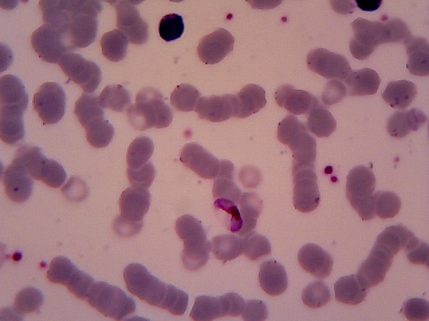
#> input picture FG.png, 429 x 321 px, shrunk from 1280 x 960 before the run
$ jupyter execute 'Script Pertemuan Minggu 2.ipynb'
#> lines starting #> are read from the running program, lines starting #| are printed output that depends on the picture; long printed decimals are rounded
[cell 1]
# ==========================================
# Menampilkan komponen R, G, B (grayscale)
# ==========================================

import cv2
import matplotlib.pyplot as plt

# --- Tentukan path/nama file gambar ---
filename = "FG.png"  # Ganti dengan nama file gambar Anda

img = cv2.imread(filename)  # default BGR
#> img is the input picture: shape (321, 429, 3); mean B, G, R 125.4, 114.3, 157.2
img = cv2.cvtColor(img, cv2.COLOR_BGR2RGB)  # konversi ke RGB
print("File berhasil dibaca:", filename)

# --- Pisahkan channel ---
R, G, B = cv2.split(img)

# --- Tampilkan hasil ---
plt.figure(figsize=(12,6))

plt.subplot(1,4,1)
plt.imshow(img)
plt.title("Original")
plt.axis("off")

plt.subplot(1,4,2)
plt.imshow(R, cmap="gray")
plt.title("Red component")
plt.axis("off")

plt.subplot(1,4,3)
plt.imshow(G, cmap="gray")
plt.title("Green component")
plt.axis("off")

plt.subplot(1,4,4)
plt.imshow(B, cmap="gray")
plt.title("Blue component")
plt.axis("off")

plt.show()

[cell 2]
# ======================================================
# Menampilkan komponen R, G, B dan C, M, Y, K (grayscale)
# ======================================================

import cv2
import matplotlib.pyplot as plt
import numpy as np

# --- Upload file gambar ---
filename = "FG.png"  # Ganti dengan nama file gambar Anda

# --- Baca gambar ---
img = cv2.imread(filename)  # default BGR
img = cv2.cvtColor(img, cv2.COLOR_BGR2RGB)  # konversi ke RGB

# --- Pisahkan channel RGB ---
R, G, B = cv2.split(img)

# --- Konversi ke CMYK ---
# Normalisasi ke [0,1]
r_ = R.astype(float) / 255.0
g_ = G.astype(float) / 255.0
b_ = B.astype(float) / 255.0

# Hitung komponen C, M, Y, K
K = 1 - np.max([r_, g_, b_], axis=0)
C = (1 - r_ - K) / (1 - K + 1e-8)  # +1e-8 untuk hindari pembagian nol
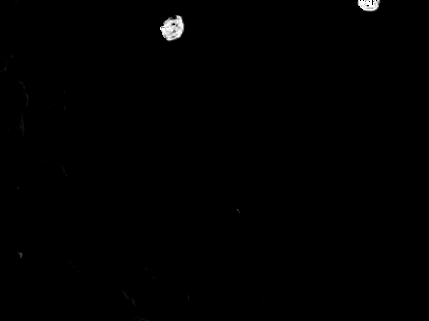
#> C: shape (321, 429) float64; min 0, max 1, mean 0.0039
M = (1 - g_ - K) / (1 - K + 1e-8)
Y = (1 - b_ - K) / (1 - K + 1e-8)
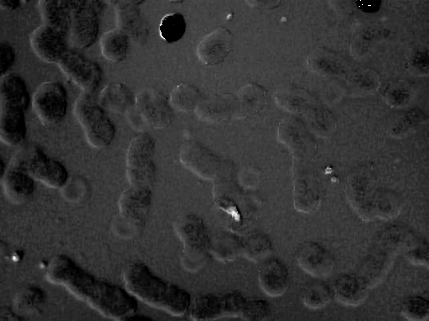
#> Y: shape (321, 429) float64; min 0, max 1, mean 0.197

# Skala kembali ke [0,255]
C = (C * 255).astype(np.uint8)
M = (M * 255).astype(np.uint8)
Y = (Y * 255).astype(np.uint8)
K = (K * 255).astype(np.uint8)

# --- Tampilkan hasil ---
plt.figure(figsize=(15,8))

# Gambar asli
plt.subplot(2,4,1)
plt.imshow(img)
plt.title("Original")
plt.axis("off")

# Komponen RGB
plt.subplot(2,4,2)
plt.imshow(R, cmap="gray")
plt.title("Red (R)")
plt.axis("off")

plt.subplot(2,4,3)
plt.imshow(G, cmap="gray")
plt.title("Green (G)")
plt.axis("off")

plt.subplot(2,4,4)
plt.imshow(B, cmap="gray")
plt.title("Blue (B)")
plt.axis("off")

# Komponen CMYK
plt.subplot(2,4,5)
plt.imshow(C, cmap="gray")
plt.title("Cyan (C)")
plt.axis("off")

plt.subplot(2,4,6)
plt.imshow(M, cmap="gray")
plt.title("Magenta (M)")
plt.axis("off")

plt.subplot(2,4,7)
plt.imshow(Y, cmap="gray")
plt.title("Yellow (Y)")
plt.axis("off")

plt.subplot(2,4,8)
plt.imshow(K, cmap="gray")
plt.title("Black (K)")
plt.axis("off")

plt.tight_layout()
plt.show()

[cell 3]
# ======================================================
# Menampilkan komponen R, G, B dan H, S, V (grayscale)
# ======================================================

import cv2
import matplotlib.pyplot as plt

# --- Upload file gambar ---
filename = "FG.png"  # Ganti dengan nama file gambar Anda


# --- Baca gambar ---
img = cv2.imread(filename)   # default BGR
img = cv2.cvtColor(img, cv2.COLOR_BGR2RGB)  # konversi ke RGB

# --- Pisahkan channel RGB ---
R, G, B = cv2.split(img)

# --- Konversi ke HSV ---
hsv = cv2.cvtColor(img, cv2.COLOR_RGB2HSV)
#> hsv: shape (321, 429, 3); mean H, S, V 125, 75.7, 157.3
H, S, V = cv2.split(hsv)

# --- Tampilkan hasil ---
plt.figure(figsize=(15,8))

# Gambar asli
plt.subplot(2,4,1)
plt.imshow(img)
plt.title("Original")
plt.axis("off")

# Komponen RGB
plt.subplot(2,4,2)
plt.imshow(R, cmap="gray")
plt.title("Red (R)")
plt.axis("off")

plt.subplot(2,4,3)
plt.imshow(G, cmap="gray")
plt.title("Green (G)")
plt.axis("off")

plt.subplot(2,4,4)
plt.imshow(B, cmap="gray")
plt.title("Blue (B)")
plt.axis("off")

# Komponen HSV
plt.subplot(2,4,5)
plt.imshow(H, cmap="gray")
plt.title("Hue (H)")
plt.axis("off")

plt.subplot(2,4,6)
plt.imshow(S, cmap="gray")
plt.title("Saturation (S)")
plt.axis("off")

plt.subplot(2,4,7)
plt.imshow(V, cmap="gray")
plt.title("Value (V)")
plt.axis("off")

plt.tight_layout()
plt.show()

[cell 4]
# ======================================================
# Normalisasi
# ======================================================

import cv2
import matplotlib.pyplot as plt

# --- Upload file gambar ---
filename = "FG.png"  # Ganti dengan nama file gambar Anda


# --- Baca gambar ---
img = cv2.imread(filename)   # default BGR
img = cv2.cvtColor(img, cv2.COLOR_BGR2RGB)  # konversi ke RGB

# Konversi ke RGB (agar sesuai dengan matplotlib)
img_rgb = cv2.cvtColor(img, cv2.COLOR_BGR2RGB)

# 4. Normalisasi citra ke rentang [0,1]
img_norm = img_rgb.astype('float32') / 255.0

# 5. Visualisasi hasil
plt.figure(figsize=(12,6))

plt.subplot(1,2,1)
plt.title("Original Image")
plt.imshow(img)
plt.axis("off")

plt.subplot(1,2,2)
plt.title("Normalized Image [0-1]")
plt.imshow(img_norm)
plt.axis("off")

plt.show()
#> figure, not shown here; B, G, R data is drawn as R, G, B

# 6. (Opsional) Normalisasi ke rentang [-1,1]
img_norm2 = (img_rgb.astype('float32') / 127.5) - 1.0
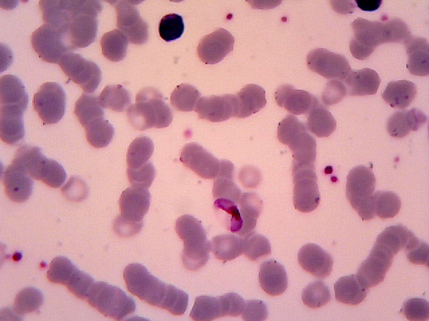
#> img_norm2: shape (321, 429, 3) float32; mean B, G, R -0.0165, -0.104, 0.233; drawn with min black and max white

print("Shape:", img_rgb.shape)
#| Shape: (321, 429, 3)
print("Pixel [0,0] original:", img_rgb[0,0])       # misalnya [123 200  50]
#| Pixel [0,0] original: [ 87  72 103]
print("Pixel [0,0] normalized [0-1]:", img_norm[0,0])  # [0.482 0.784 0.196]
#| Pixel [0,0] normalized [0-1]: [0.3412 0.2824 0.4039]
print("Pixel [0,0] normalized [-1,1]:", img_norm2[0,0]) # [-0.035 0.568 -0.608]
#| Pixel [0,0] normalized [-1,1]: [-0.3176 -0.4353  -0.1922]

[cell 5]
# ======================================================
# GGB
# ======================================================

import cv2
import matplotlib.pyplot as plt

# --- Upload file gambar ---


# --- Baca gambar ---
img = cv2.imread(filename)   # default BGR
img = cv2.cvtColor(img, cv2.COLOR_BGR2RGB)  # konversi ke RGB

# 3. Pisahkan channel
R, G, B = cv2.split(img_rgb)

# 4. Hitung G_mean dan B_mean
G_mean = np.mean(G)
#> G_mean = 114.3
B_mean = np.mean(B)
#> B_mean = 157.2

# 5. Normalisasi channel sesuai rumus
Gn = G.astype(np.float32) / G_mean
Bn = B.astype(np.float32) / B_mean

# 6. Konversi Gn menjadi G' dengan contrast adjustment
# (di sini pakai CLAHE untuk peningkatan kontras lokal)
clahe = cv2.createCLAHE(clipLimit=2.0, tileGridSize=(8,8))
G_prime = clahe.apply(cv2.normalize(Gn, None, 0, 255, cv2.NORM_MINMAX).astype(np.uint8))

# 7. Pastikan Bn diskalakan ke [0,255] agar bisa divisualisasikan
Bn_scaled = cv2.normalize(Bn, None, 0, 255, cv2.NORM_MINMAX).astype(np.uint8)

# 8. Buat citra baru [G′, G′, Bn]
GGB = cv2.merge([G_prime, G_prime, Bn_scaled])
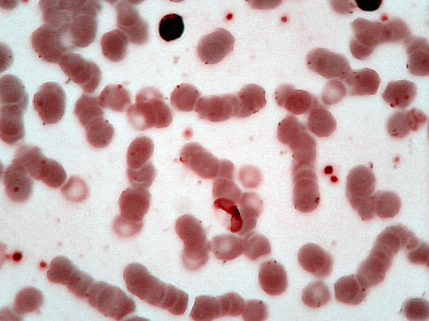
#> GGB: shape (321, 429, 3); mean of channels 0, 1, 2 173.4, 173.4, 198; drawn as B, G, R

# 9. Visualisasi hasil
plt.figure(figsize=(15,8))

plt.subplot(1,3,1)
plt.title("Original Image")
plt.imshow(img)
plt.axis("off")

plt.subplot(1,3,2)
plt.title("G' (Contrast Enhanced)")
plt.imshow(G_prime, cmap='gray')
plt.axis("off")

plt.subplot(1,3,3)
plt.title("GGB Image")
plt.imshow(GGB)
plt.axis("off")

plt.show()

## Tugas

### Faizal Deshta Nugraha
### 2340506065

[cell 6]
import cv2
import matplotlib.pyplot as plt

filename = "red.jpg"

img = cv2.imread(filename)
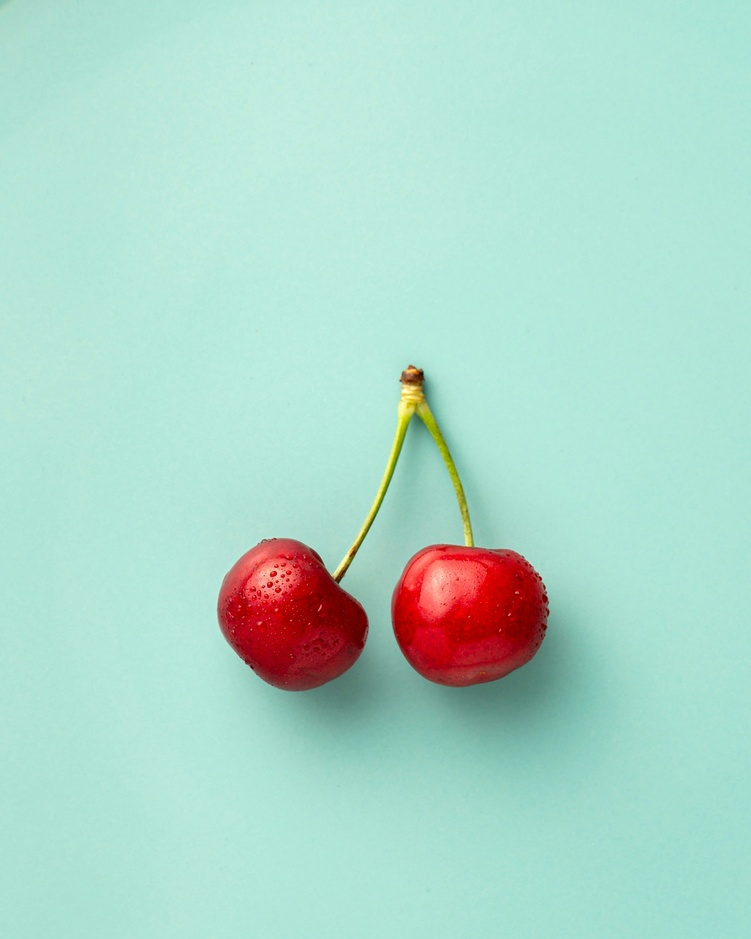
#> input picture red.jpg, 751 x 939 px, shrunk from 2244 x 2805 before the run
#> img is the input picture: shape (939, 751, 3); mean B, G, R 203, 215.8, 173.7
img = cv2.cvtColor(img, cv2.COLOR_BGR2RGB)

R, G, B = cv2.split(img)
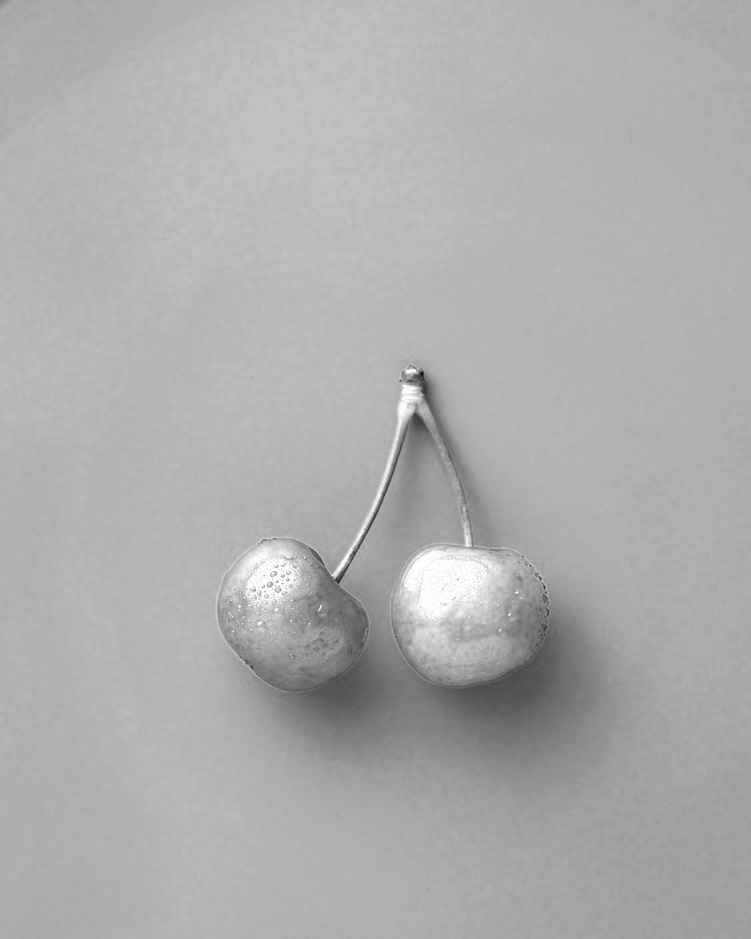
#> R: shape (939, 751); min 8, max 255, mean 173.7
#> G: shape (939, 751)
#> B: shape (939, 751)

img_swapped = cv2.merge([R, G, G])
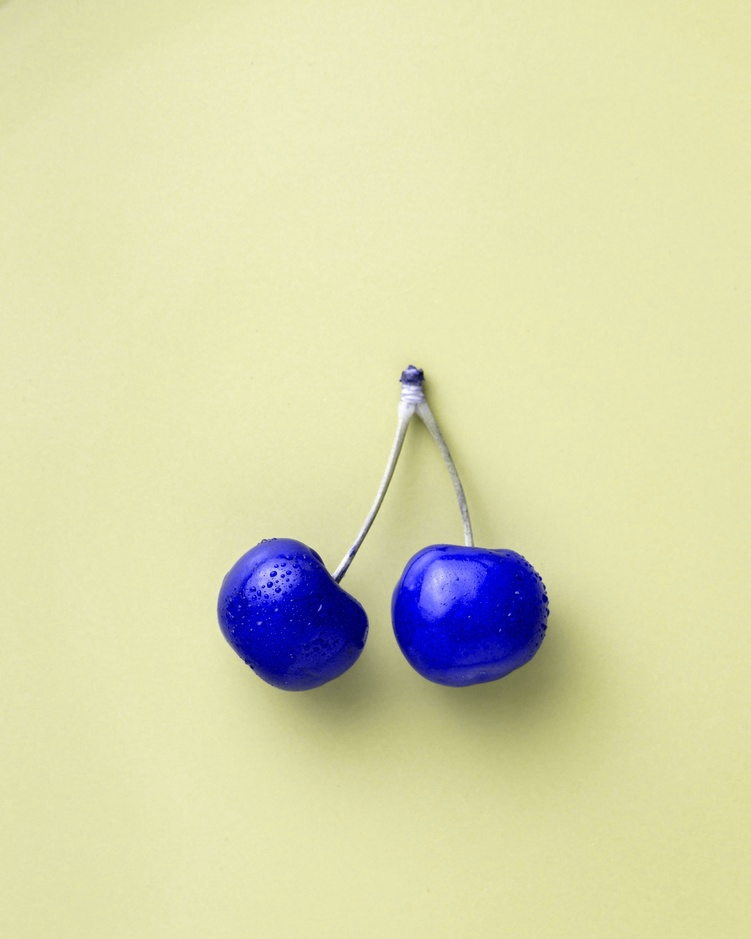
#> img_swapped: shape (939, 751, 3); mean of channels 0, 1, 2 173.7, 215.8, 215.8; drawn as B, G, R

plt.figure(figsize=(12, 12))

plt.subplot(3, 3, 1)
plt.imshow(img)
plt.title("RGB")
plt.axis("off")

plt.subplot(3, 3, 2)
plt.imshow(img_swapped)
plt.title("RGG")
plt.axis("off")

plt.subplot(3, 3, 3)
plt.imshow(B)
plt.title("Blue")
plt.axis("off")

hsv = cv2.cvtColor(img, cv2.COLOR_RGB2HSV)
#> hsv: shape (939, 751, 3); mean H, S, V 82.1, 67.1, 222.7
H, S, V = cv2.split(hsv)
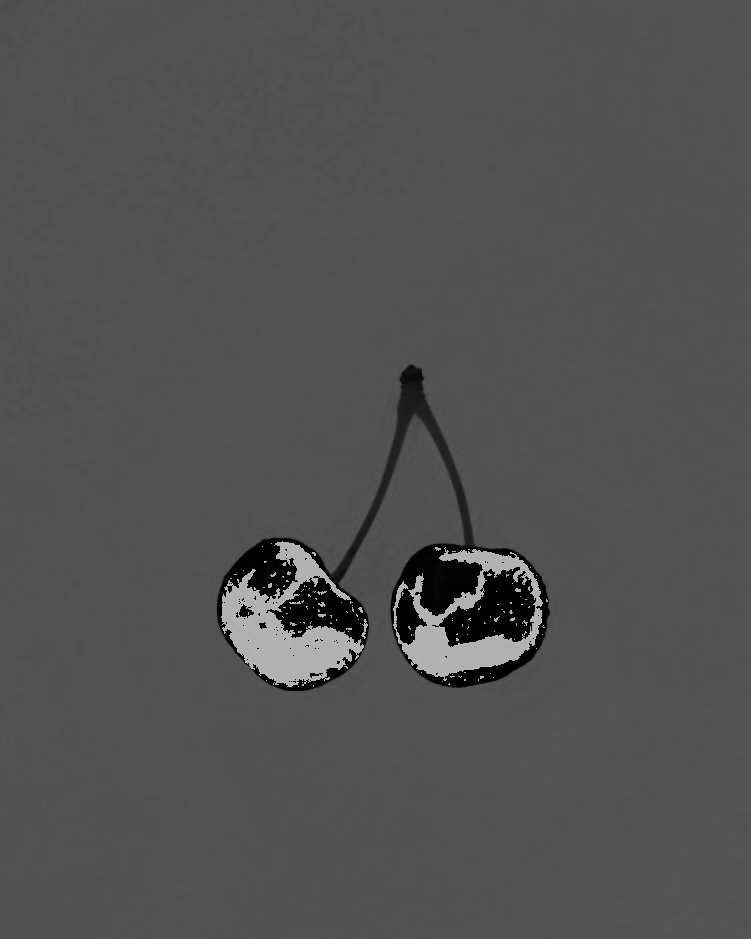
#> H: shape (939, 751); min 0, max 179, mean 82.1
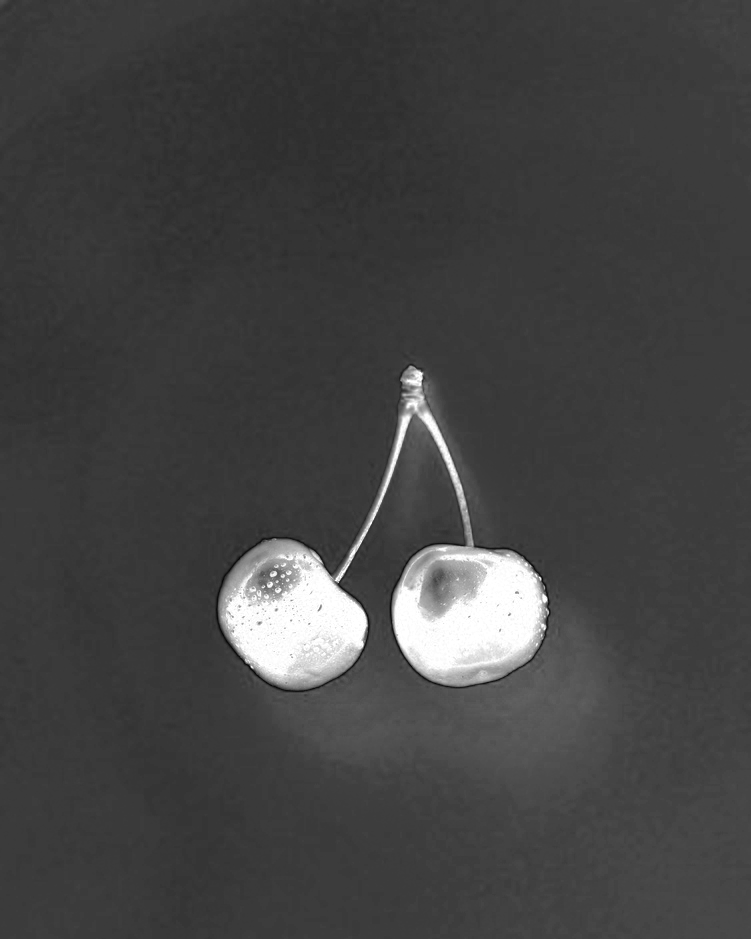
#> S: shape (939, 751); min 7, max 255, mean 67.1
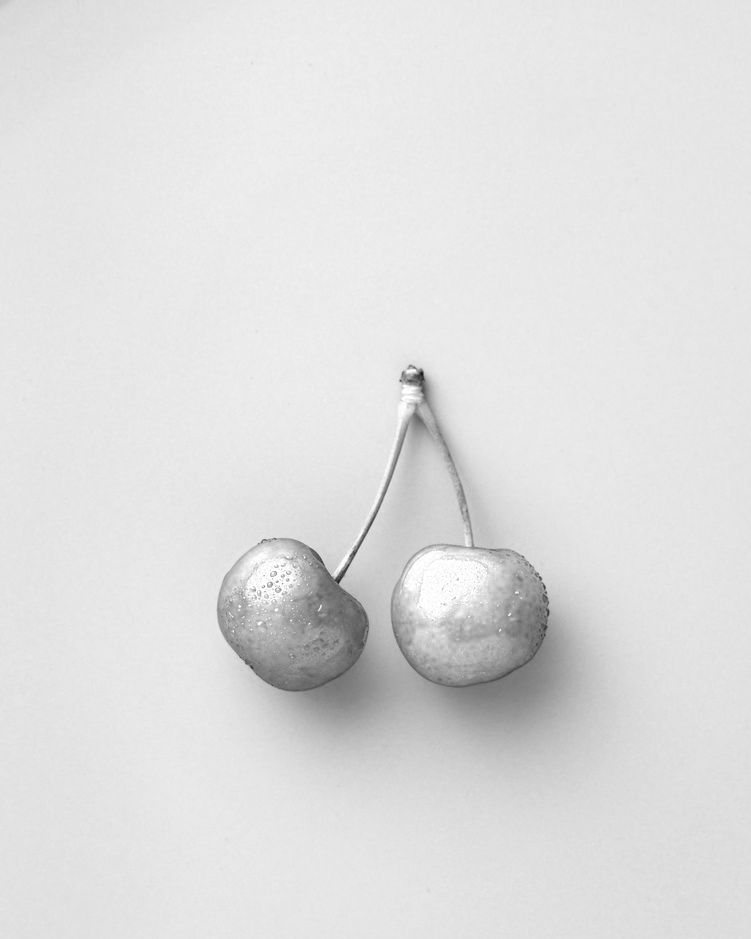
#> V: shape (939, 751); min 19, max 255, mean 222.7

plt.subplot(3, 3, 4)
plt.imshow(hsv)
plt.title("HSV")
plt.axis("off")

plt.subplot(3, 3, 5)
plt.imshow(S)
plt.title("Saturation")
plt.axis("off")

plt.subplot(3, 3, 6)
plt.imshow(S, cmap="gray")
plt.title("S cmap gray")
plt.axis("off")

plt.subplot(3,3,7)
plt.imshow(H)
plt.title("H")
plt.axis("off")

plt.subplot(3, 3, 8)
plt.imshow(V, cmap="gray")
plt.title("Value / Brightness (V)")
plt.axis("off")

plt.show()
